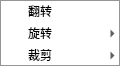
<?xml version="1.0" encoding="UTF-8"?>
<ui version="4.0">
 <class>TrimMenu</class>
 <widget class="QMenu" name="TrimMenu">
  <property name="geometry">
   <rect>
    <x>0</x>
    <y>0</y>
    <width>400</width>
    <height>300</height>
   </rect>
  </property>
  <property name="windowTitle">
   <string>Form</string>
  </property>
  <property name="title">
   <string>修剪</string>
  </property>
  <widget class="QMenu" name="menu">
   <property name="title">
    <string>旋转</string>
   </property>
   <addaction name="simpleRotate"/>
   <addaction name="freeRotate"/>
  </widget>
  <widget class="QMenu" name="menu_2">
   <property name="title">
    <string>裁剪</string>
   </property>
   <addaction name="normalCropping"/>
   <addaction name="anyCropping"/>
  </widget>
  <action name="simpleRotate">
   <property name="text">
    <string>简单旋转</string>
   </property>
   <property name="menuRole">
    <enum>QAction::MenuRole::NoRole</enum>
   </property>
  </action>
  <action name="freeRotate">
   <property name="text">
    <string>自由旋转</string>
   </property>
   <property name="menuRole">
    <enum>QAction::MenuRole::NoRole</enum>
   </property>
  </action>
  <action name="normalCropping">
   <property name="text">
    <string>标准裁剪</string>
   </property>
   <property name="menuRole">
    <enum>QAction::MenuRole::NoRole</enum>
   </property>
  </action>
  <action name="anyCropping">
   <property name="text">
    <string>任意裁剪</string>
   </property>
   <property name="menuRole">
    <enum>QAction::MenuRole::NoRole</enum>
   </property>
  </action>
  <action name="flip">
   <property name="text">
    <string>翻转</string>
   </property>
   <property name="menuRole">
    <enum>QAction::MenuRole::NoRole</enum>
   </property>
  </action>
  <addaction name="flip"/>
  <addaction name="menu"/>
  <addaction name="menu_2"/>
 </widget>
 <resources/>
 <connections/>
</ui>
